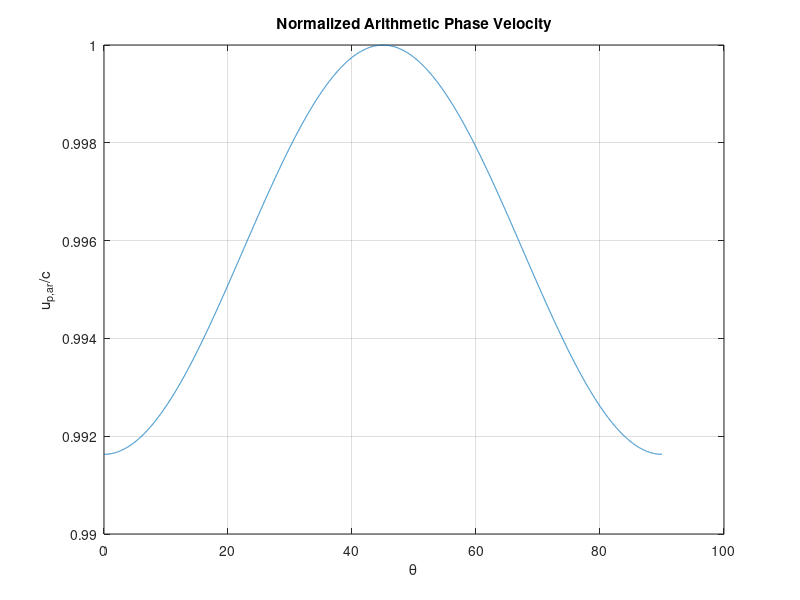

Here is the MATLAB script that generated this plot:
clear all;

%{ 
    PART I
    Used for validating theoretical results for the FDTD method
    
    Definition of the wavenumber, frequency
    wavelength in free space(or air), and
    space and time discretization steps 
%} 
k = 200 * pi / 3;
lambda = 0.03;
f = 10^(10);
dx = lambda / 10;
dt = 7.07 * 10^(-12);
c = 3 * 10^8;

% The angles in degrees
theta = linspace(0,90, 9000);
% up_normalized = (arithmetic u_phase) / c
up_normalized = 1 / (pi * f * dt ) * asin( c*dt/dx * ...
    sqrt( (sin( k * cos(pi*theta/180) * dx/2 )).^2 + ...
          (sin( k * sin(pi*theta/180) * dx/2 )).^2 ) );

% Plot commands
figure();clf;
plot(theta,up_normalized);
title('Normalized Arithmetic Phase Velocity')
xlabel('\theta')
ylabel('u_{p,ar}/c')
grid on

